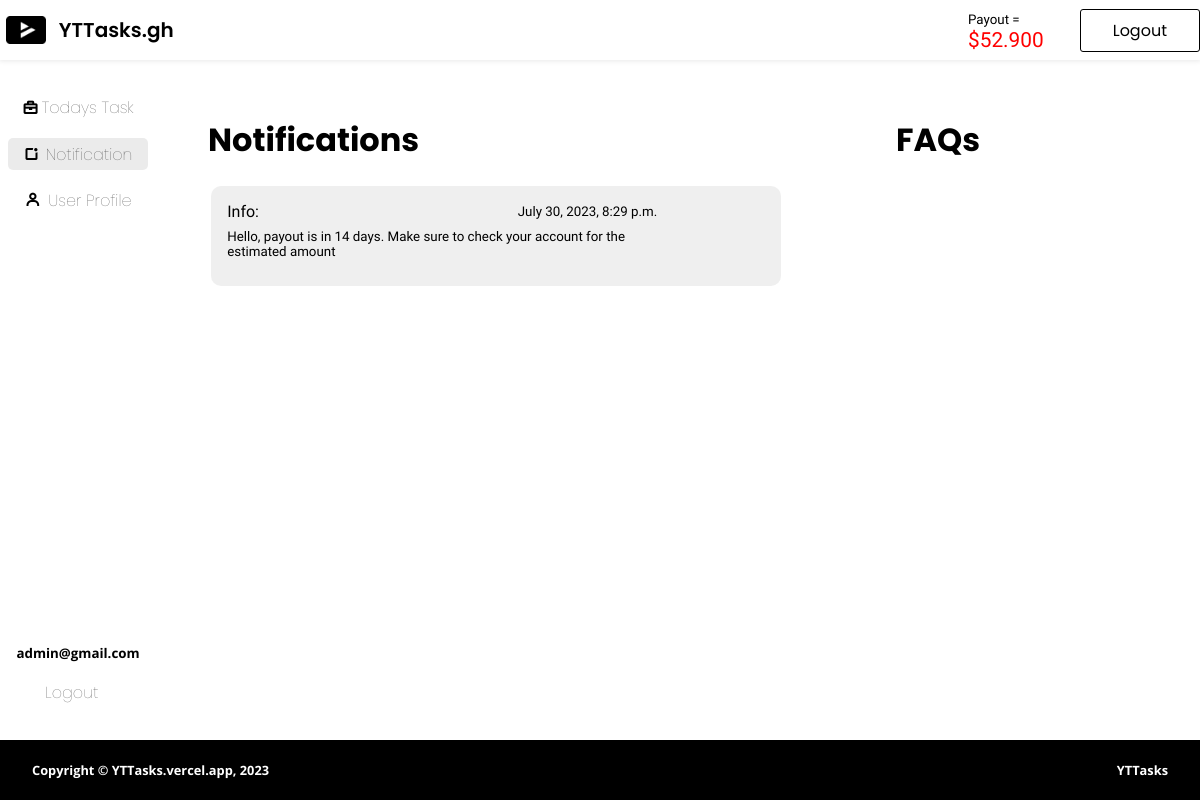
Page /dashboard/notification/ (signed in) on the earlier database version.
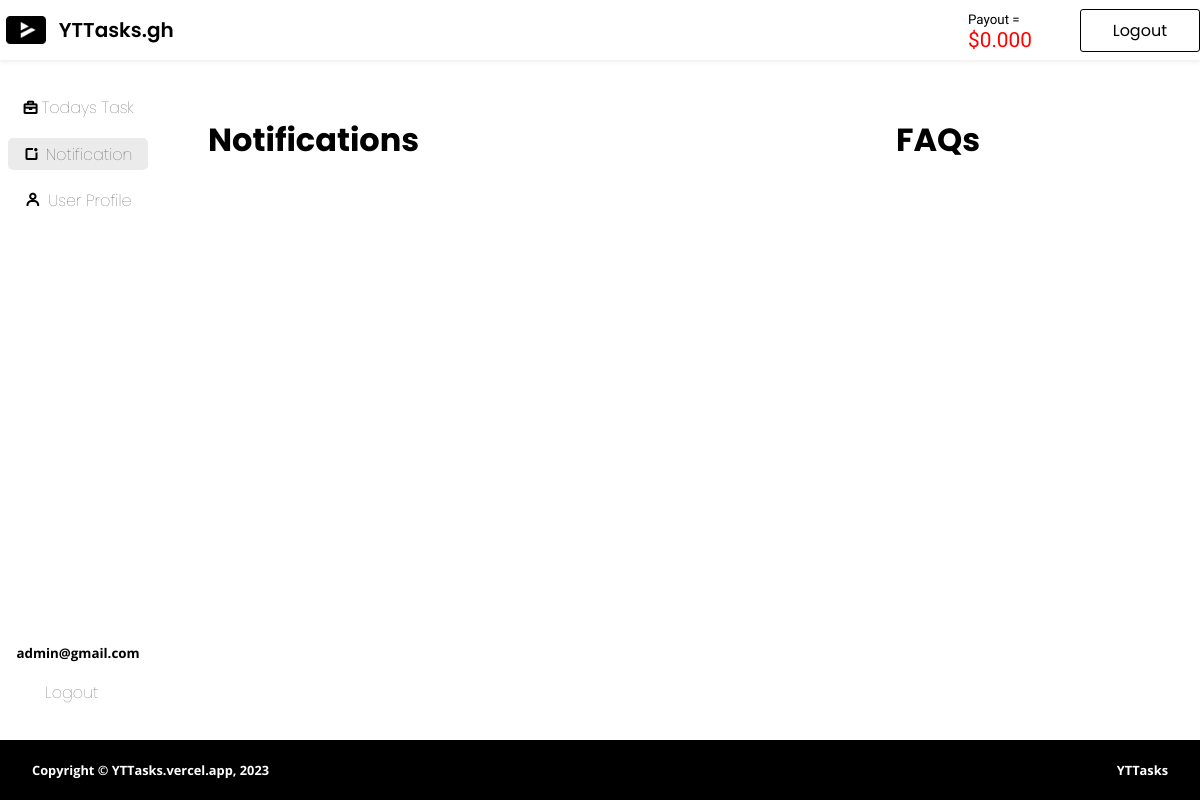
Same page on the later database version.
### accounts/models.py (models this page shows)
class User(AbstractBaseUser, PermissionsMixin):
    username = None
    email = models.EmailField('Email', unique=True)
    last_login = models.DateTimeField(verbose_name='last login', auto_now=True)
    is_active = models.BooleanField(default=True)  # Add the is_active field
    is_staff = models.BooleanField(default=False)
    USERNAME_FIELD = 'email'
    REQUIRED_FIELDS = []  # Add any required fields here (e.g., first_name, last_name)
    objects = UserManager()

### dashboard/models.py (models this page shows, shortened)
class Notification(models.Model):
    info = models.CharField(max_length=500)
    pub_date = models.DateTimeField(auto_now_add=True, null=True)

### dashboard/views.py (the view)
# urls.py: path('notification/', views.notification, name="notification"),
@login_required(login_url="accounts:login_yttasker")
def notification(request):
    new_yttasker_task = YTTasker_task.objects.filter(tasker=request.user, completed=True)
    point_sum = 0
    for task in new_yttasker_task:
        point_sum += task.task.point
    notifications = Notification.objects.all()
    faqs = FAQ.objects.all()
    return render(request, "dashboard/notification.html", {"notifications": notifications, "faqs": faqs, "point_sum": point_sum})

### dashboard/templates/dashboard/notification.html (shortened to what this page needs)
{% extends "dashboard/base.html" %}
{% load static %}
{% block custom-css %}
<link rel="stylesheet" href="{% static 'dashboard/notification.css' %}">
{% endblock custom-css %}
{% block payout %}
<div class="payout">
    <small>Payout = <span>${{point_sum |floatformat:"3"}}</span></small>
</div>
{% endblock payout %}
{% block content %}
<div class="main">
    <div class="sidemenu">
        <li><a href="{% url 'dashboard:dashboard' %}"><i class="bx bx-briefcase"></i>Todays Task</a></li>
        <li class="active"><a href="#"><i class="bx bx-notification"></i>Notification</a></li>
        <li><a href="{% url 'dashboard:user_profile' %}"><i class="bx bx-user"></i>User Profile</a></li>
        <div class="extra-menu">
            <small><b>{{request.user.email}}</b></small>
            <li><a href="{% url 'accounts:logout_yttasker' %}">Logout</a></li>
        </div>
    </div>
    <div class="main-content">
        <div class="notification-container">
            <div class="noti-card-container">
                <h3>Notifications</h3>
                <div class="noti-card-list">
                    {% for notification in notifications  %}
                       <div class="noti-card">
                        <div class="info">
                            <p>Info: <small>{{notification.pub_date}}</small></p>
                            <small>{{notification.info}}</small>
                        </div>
                    </div>
                    {% endfor %}
                </div>
            </div>
            <div class="faqs-container">
                <h3>FAQs</h3>
                <div class="faqs-list">
                </div>
            </div>
        </div>
    </div>
</div>
{% endblock content %}

### dashboard/templates/dashboard/base.html (shortened to what this page needs)
{% load static %}
<!DOCTYPE html>
<html lang="en">
<head>
    <link href='https://unpkg.com/boxicons@2.1.4/css/boxicons.min.css' rel='stylesheet'>
    <link rel="stylesheet" href="{% static 'dashboard/style.css' %}">
    <link rel="stylesheet" href="{% static 'dashboard/base.css' %}">
    {% block custom-css %}
    {% endblock custom-css %}
</head>
<body>
    <nav class="navbar">
        <div class="nav-logo">
            <img src=" {% static 'images/logo.png' %}" alt="">
            <span><a href="{% url 'dashboard:dashboard' %}">YTTasks.gh</a></span>
        </div>
        <div class="nav-action">
            {% block payout %}
            {% endblock payout %}
            <a href="{% url 'accounts:logout_yttasker' %}" class="btn">Logout</a>
        </div>
    </nav>
    {% block content %}
    {% endblock content %}
    <footer class="footer">
        <span>Copyright &copy YTTasks.vercel.app, 2023</span>
        <small>YTTasks</small>
    </footer>
</body>
</html>

### dashboard/static/dashboard/style.css (style rules this page uses)
body { width: 100%; height: 100vh; box-sizing: border-box; padding: 0; margin: 0; }
.navbar { width: 100%; display: flex; box-shadow: 0px 0px 5px 1px rgba(0, 0, 0, 0.096); box-sizing: border-box; height: 60px; background-color: white; align-items: center; justify-content: space-between; }
.navbar .nav-logo { width: 15%; display: flex; align-items: center; justify-content: space-around; box-sizing: border-box; height: 100%; font-family: "Poppins"; cursor: pointer; }
.navbar .nav-logo img { width: 2.5rem; }
.navbar .nav-logo span { font-weight: 600; font-size: 1.25em; }
.navbar .nav-logo span a { text-decoration: none; color: black; }
.navbar .nav-action { width: 20%; display: flex; height: 100%; box-sizing: border-box; align-items: center; justify-content: space-around; }
.navbar .nav-action .btn { padding: 0.5rem 2rem; background: transparent; text-decoration: none; color: black; font-weight: normal; border: 1px solid black; transition: 0.4s ease-out; border-radius: 3px; font-family: "Poppins"; }
.payout { padding: 1rem .5rem; font-size: 1rem; font-family: "Ubuntu"; }
.payout span { color: red; font-size: 1.3rem; }
.footer { display: flex; height: 60px; width: 100%; background-color: black; box-sizing: border-box; color: white; align-items: center; padding: 0 2rem; justify-content: space-between; font-family: "Open Sans"; }
.footer span { font-size: 0.8em; font-weight: bold; }
.footer small { font-size: 0.8em; font-weight: bold; }

### dashboard/static/dashboard/base.css (style rules this page uses)
.sidemenu { width: 13%; height: 100%; display: flex; flex-direction: column; align-items: center; gap: 15px; padding: 2rem 0; box-sizing: border-box; }
.sidemenu li { list-style: none; display: flex; width: 90%; padding: 0.2rem 0.8rem; align-items: center; box-sizing: border-box; }
.sidemenu li.active { background: rgba(211, 211, 211, 0.4588235294); border-radius: 5px; }
.sidemenu li a { width: 100%; display: flex; align-items: center; justify-content: space-around; text-decoration: none; color: rgba(0, 0, 0, 0.692); font-family: "Poppins"; font-weight: lighter; }
.sidemenu li a i.bx { color: black; font-weight: bold; }
.sidemenu .extra-menu { display: flex; flex-direction: column; height: 100%; justify-content: flex-end; font-family: "Open Sans"; box-sizing: border-box; gap: 15px; }

### dashboard/static/dashboard/notification.css (style rules this page uses)
.main { width: 100%; height: calc(100% - 120px); box-sizing: border-box; display: flex; justify-content: space-between; }
.main .main-content { width: 80%; padding: 2rem; gap: 15px; }
.main .main-content .notification-container { width: 100%; height: 100%; box-sizing: border-box; display: flex; flex-direction: row; gap: 15px; padding: 1rem 0rem; justify-content: space-between; }
.main .main-content .notification-container .noti-card-container { width: 60%; box-sizing: border-box; }
.main .main-content .notification-container .noti-card-container h3 { font-size: 2em; font-family: "Poppins"; margin: 0.5rem 0; height: 10%; }
.main .main-content .notification-container .noti-card-container .noti-card-list { width: 100%; height: 85%; box-sizing: border-box; overflow-y: scroll; gap: 10px; padding: .2rem; display: flex; flex-direction: column; }
.main .main-content .notification-container .faqs-container { width: 30%; height: 100%; position: relative; box-sizing: border-box; }
.main .main-content .notification-container .faqs-container h3 { font-size: 2em; margin: 0.5rem 0; height: 10%; padding: 0 1rem; font-family: "Poppins"; }
.main .main-content .notification-container .faqs-container .faqs-list { width: 100%; height: 85%; font-family: "Poppins"; box-sizing: border-box; padding: 0.5rem 0; gap: 10px; display: flex; align-items: center; justify-content: flex-start; overflow-y: scroll; flex-direction: column; }

Differences in the rows shown:
removed Notification: pub_date "July 30, 2023, 8:29 p.m.", info "Hello, payout is in 14 days. Make sure to check your account for the estimated amount"
Other differences:
{{ point_sum |floatformat:"3" }}: "52.900" → "0.000"
